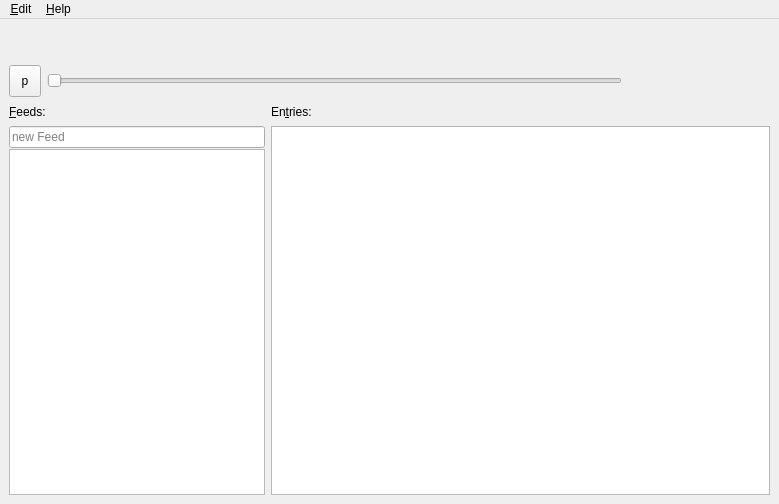
<?xml version="1.0" encoding="UTF-8"?>
<ui version="4.0">
 <class>MainWindow</class>
 <widget class="QMainWindow" name="MainWindow">
  <property name="geometry">
   <rect>
    <x>0</x>
    <y>0</y>
    <width>779</width>
    <height>504</height>
   </rect>
  </property>
  <property name="windowTitle">
   <string>Podpy</string>
  </property>
  <property name="layoutDirection">
   <enum>Qt::LeftToRight</enum>
  </property>
  <widget class="QWidget" name="centralwidget">
   <layout class="QVBoxLayout" name="verticalLayout_2">
    <item>
     <widget class="QLabel" name="now_playing_display">
      <property name="minimumSize">
       <size>
        <width>0</width>
        <height>31</height>
       </size>
      </property>
      <property name="font">
       <font>
        <pointsize>20</pointsize>
       </font>
      </property>
      <property name="text">
       <string/>
      </property>
      <property name="textFormat">
       <enum>Qt::PlainText</enum>
      </property>
     </widget>
    </item>
    <item>
     <layout class="QHBoxLayout" name="horizontalLayout">
      <item>
       <widget class="QToolButton" name="play_pause_button">
        <property name="minimumSize">
         <size>
          <width>32</width>
          <height>32</height>
         </size>
        </property>
        <property name="text">
         <string extracomment="play/pause">p</string>
        </property>
        <property name="autoRaise">
         <bool>false</bool>
        </property>
       </widget>
      </item>
      <item>
       <widget class="QSlider" name="seek_slider">
        <property name="minimumSize">
         <size>
          <width>86</width>
          <height>32</height>
         </size>
        </property>
        <property name="tracking">
         <bool>false</bool>
        </property>
        <property name="orientation">
         <enum>Qt::Horizontal</enum>
        </property>
       </widget>
      </item>
      <item>
       <widget class="QLabel" name="time_display">
        <property name="minimumSize">
         <size>
          <width>142</width>
          <height>32</height>
         </size>
        </property>
        <property name="font">
         <font>
          <pointsize>12</pointsize>
         </font>
        </property>
        <property name="text">
         <string/>
        </property>
        <property name="textFormat">
         <enum>Qt::PlainText</enum>
        </property>
        <property name="alignment">
         <set>Qt::AlignRight|Qt::AlignTrailing|Qt::AlignVCenter</set>
        </property>
       </widget>
      </item>
     </layout>
    </item>
    <item>
     <layout class="QGridLayout" name="gridLayout" columnstretch="0,1">
      <item row="0" column="0">
       <widget class="QLabel" name="label">
        <property name="minimumSize">
         <size>
          <width>0</width>
          <height>17</height>
         </size>
        </property>
        <property name="text">
         <string>&amp;Feeds:</string>
        </property>
        <property name="buddy">
         <cstring>feed_edit</cstring>
        </property>
       </widget>
      </item>
      <item row="0" column="1">
       <widget class="QLabel" name="label_2">
        <property name="minimumSize">
         <size>
          <width>0</width>
          <height>17</height>
         </size>
        </property>
        <property name="text">
         <string>En&amp;tries:</string>
        </property>
        <property name="buddy">
         <cstring>entry_view</cstring>
        </property>
       </widget>
      </item>
      <item row="1" column="1">
       <widget class="QListView" name="entry_view">
        <property name="minimumSize">
         <size>
          <width>0</width>
          <height>19</height>
         </size>
        </property>
        <property name="editTriggers">
         <set>QAbstractItemView::NoEditTriggers</set>
        </property>
        <property name="alternatingRowColors">
         <bool>true</bool>
        </property>
        <property name="uniformItemSizes">
         <bool>true</bool>
        </property>
       </widget>
      </item>
      <item row="1" column="0">
       <layout class="QVBoxLayout" name="verticalLayout">
        <property name="spacing">
         <number>1</number>
        </property>
        <item>
         <widget class="QLineEdit" name="feed_edit">
          <property name="placeholderText">
           <string>new Feed</string>
          </property>
         </widget>
        </item>
        <item>
         <widget class="QListView" name="feed_view">
          <property name="minimumSize">
           <size>
            <width>0</width>
            <height>19</height>
           </size>
          </property>
          <property name="editTriggers">
           <set>QAbstractItemView::NoEditTriggers</set>
          </property>
          <property name="alternatingRowColors">
           <bool>true</bool>
          </property>
          <property name="uniformItemSizes">
           <bool>true</bool>
          </property>
         </widget>
        </item>
       </layout>
      </item>
     </layout>
    </item>
   </layout>
  </widget>
  <widget class="QMenuBar" name="menuBar">
   <property name="geometry">
    <rect>
     <x>0</x>
     <y>0</y>
     <width>779</width>
     <height>25</height>
    </rect>
   </property>
   <widget class="QMenu" name="menu_Help">
    <property name="title">
     <string>&amp;Help</string>
    </property>
    <addaction name="action_About_Podpy"/>
    <addaction name="actionAbout_Qt"/>
   </widget>
   <widget class="QMenu" name="menu_Edit">
    <property name="title">
     <string>&amp;Edit</string>
    </property>
    <addaction name="action_Preferences"/>
   </widget>
   <addaction name="menu_Edit"/>
   <addaction name="menu_Help"/>
  </widget>
  <action name="action_About_Podpy">
   <property name="text">
    <string>&amp;About Podpy</string>
   </property>
   <property name="iconVisibleInMenu">
    <bool>false</bool>
   </property>
  </action>
  <action name="actionAbout_Qt">
   <property name="text">
    <string>About &amp;Qt</string>
   </property>
  </action>
  <action name="action_Set_save_path">
   <property name="text">
    <string>&amp;Edit</string>
   </property>
  </action>
  <action name="action_Preferences">
   <property name="text">
    <string>&amp;Preferences</string>
   </property>
  </action>
 </widget>
 <tabstops>
  <tabstop>feed_edit</tabstop>
  <tabstop>feed_view</tabstop>
  <tabstop>entry_view</tabstop>
  <tabstop>play_pause_button</tabstop>
  <tabstop>seek_slider</tabstop>
 </tabstops>
 <resources/>
 <connections/>
</ui>
